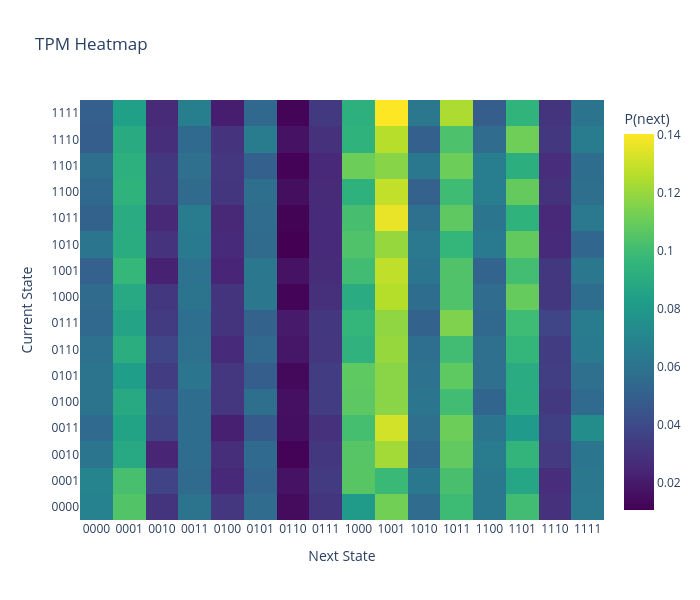
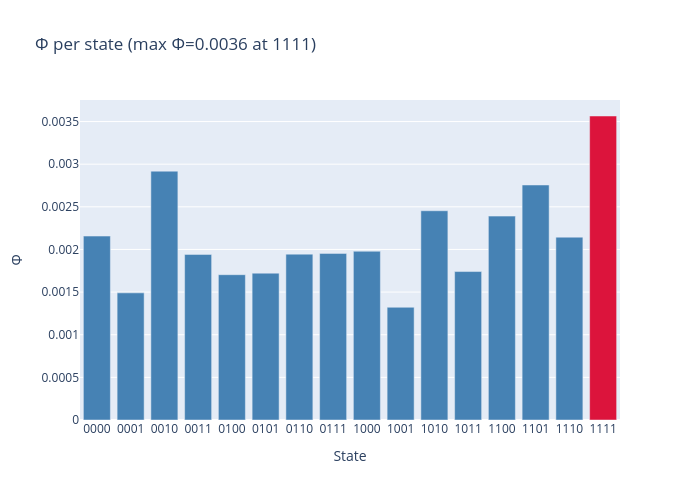

Here is the notebook cell these charts were saved with, in order:
### Code cell
# ------------------------------------------------------------
# Vanilla RNN Hidden Layer Monte Carlo TPM + Φ Calculation (4 units)
# ------------------------------------------------------------

import torch
import torch.nn as nn
from torch.utils.data import DataLoader, TensorDataset
import numpy as np
import itertools
import pyphi
import pandas as pd
import plotly.graph_objects as go
import math

# ---------------------------- Device -------------------------
device = torch.device("cpu")

# ---------------------------- Data ---------------------------
def generate_parity_data(n_samples=2000):
    X = np.random.randint(0, 2, (n_samples, 2))
    y = np.sum(X, axis=1) % 2
    return X.astype(np.float32), y.astype(np.float32)

X, y = generate_parity_data(2000)
X_train, y_train = X[:1600], y[:1600]
train_loader = DataLoader(TensorDataset(torch.tensor(X_train), torch.tensor(y_train)), batch_size=64, shuffle=True)

# ---------------------------- RNN Model ----------------------
input_size = 2
hidden_size = 4

class RNNRegressor(nn.Module):
    def __init__(self, input_size=2, hidden_size=4):
        super().__init__()
        self.hidden_size = hidden_size
        self.rnn = nn.RNN(input_size, hidden_size, batch_first=True, nonlinearity='tanh')
        self.fc = nn.Linear(hidden_size, 1)

    def forward(self, x, h0=None):
        x = x.unsqueeze(1)  # (batch, seq=1, input_size)
        out, h = self.rnn(x, h0)
        out = self.fc(h.squeeze(0))
        return torch.sigmoid(out), h

model = RNNRegressor(input_size=input_size, hidden_size=hidden_size).to(device)
criterion = nn.BCELoss()
optimizer = torch.optim.Adam(model.parameters(), lr=0.01)

# ---------------------------- Train --------------------------
epochs = 40
for ep in range(1, epochs+1):
    model.train()
    total_loss = 0.0
    for xb, yb in train_loader:
        xb, yb = xb.to(device), yb.to(device)
        optimizer.zero_grad()
        pred, _ = model(xb)
        loss = criterion(pred.squeeze(), yb)
        loss.backward()
        optimizer.step()
        total_loss += loss.item() * xb.size(0)
    if ep % 10 == 0 or ep == 1:
        print(f"Epoch {ep}/{epochs} Avg Loss={total_loss / len(train_loader.dataset):.6f}")

print("Training complete.")

# ---------------------------- Monte Carlo TPM -----------------
n_nodes = hidden_size
states = list(itertools.product([0,1], repeat=n_nodes))
num_states = 2 ** n_nodes

mc_inputs_per_state = 800
mc_bernoulli_samples = 4
rng = np.random.RandomState(42)
tpm_counts = np.zeros((num_states, num_states), dtype=float)

with torch.no_grad():
    for i, h_state in enumerate(states):
        h_vec = np.array(h_state, dtype=np.float32)
        h0 = torch.tensor(h_vec).unsqueeze(0).unsqueeze(0).to(device)
        for _ in range(mc_inputs_per_state):
            inp = rng.randint(0,2,size=(input_size,)).astype(np.float32)
            inp_tensor = torch.tensor(inp).unsqueeze(0).unsqueeze(0).to(device)
            _, h_next = model.rnn(inp_tensor, h0)
            probs = torch.sigmoid(h_next).squeeze(0).squeeze(0).cpu().numpy()
            for _ in range(mc_bernoulli_samples):
                sample = (rng.rand(n_nodes) < probs).astype(int)
                next_idx = int("".join(map(str, sample)), 2)
                tpm_counts[i, next_idx] += 1

# Convert counts → probabilities
epsilon = 1e-8
tpm_pyphi = (tpm_counts + epsilon)
tpm_pyphi = tpm_pyphi / tpm_pyphi.sum(axis=1, keepdims=True)

print("\nTPM built (shape):", tpm_pyphi.shape)

# ---------------------------- PyPhi Setup ----------------------
connectivity = np.ones((n_nodes, n_nodes), dtype=int)
pyphi.config.VALIDATE_SUBSYSTEM_STATES = False
pyphi.config.VALIDATE_CONDITIONAL_INDEPENDENCE = False

network = pyphi.Network(tpm_pyphi, connectivity)

# ---------------------------- Compute Φ ------------------------
def idx_to_state(idx, n=n_nodes):
    return np.array(list(np.binary_repr(idx, width=n))).astype(int)

phi_results = []
for i in range(num_states):
    state = idx_to_state(i)
    try:
        subsystem = pyphi.Subsystem(network, state, tuple(range(n_nodes)))
        phi_val = pyphi.compute.phi(subsystem)
        phi_results.append((tuple(state), float(phi_val)))
        print(f"Φ for state {state} = {phi_val:.6f}")
    except Exception as e:
        print(f"⚠️ Skipping state {state}: {type(e).__name__}: {e}")
        phi_results.append((tuple(state), np.nan))

# Maximum Φ
valid_results = [(s,v) for s,v in phi_results if not (isinstance(v,float) and np.isnan(v))]
if valid_results:
    max_state, max_phi = max(valid_results, key=lambda x: x[1])
    print("\nMost integrated state (max Φ):", max_state)
    print(f"Maximum Φ = {max_phi:.6f}")
    major_complex = pyphi.compute.major_complex(network, np.array(max_state))
    print(f"Major complex Φ = {major_complex.phi:.6f}")
    print("Nodes in major complex:", major_complex.subsystem.node_indices)
else:
    print("No valid Φ computed.")

# ---------------------------- Visualization --------------------
def get_state_labels(tpm):
    n_states = tpm.shape[0]
    n_nodes = int(round(math.log2(n_states)))
    return [format(i, f"0{n_nodes}b") for i in range(n_states)]

def phi_results_to_df(phi_results):
    rows = [[ "".join(str(int(x)) for x in s), phi ] for s, phi in phi_results]
    return pd.DataFrame(rows, columns=["state","phi"])

def plot_tpm_heatmap(tpm, title="TPM Heatmap"):
    state_labels = get_state_labels(tpm)
    hover = [[f"from {state_labels[i]} → {state_labels[j]}<br>P={float(p):.6f}"
              for j,p in enumerate(row)] for i,row in enumerate(tpm)]
    fig = go.Figure(data=go.Heatmap(
        z=tpm, x=state_labels, y=state_labels, text=hover, hoverinfo="text",
        colorscale="Viridis", colorbar=dict(title="P(next)")))
    fig.update_layout(title=title, xaxis_title="Next State", yaxis_title="Current State", height=600, width=700)
    return fig

def plot_phi(phi_df, title="Φ per state"):
    max_phi_row = phi_df.loc[phi_df["phi"].idxmax()]
    highlight_state = max_phi_row["state"]
    fig = go.Figure(data=[go.Bar(
        x=phi_df["state"], y=phi_df["phi"],
        marker=dict(color=[ 'crimson' if s==highlight_state else 'steelblue' for s in phi_df["state"]]),
        hovertemplate="State=%{x}<br>Φ=%{y:.6f}<extra></extra>"
    )])
    fig.update_layout(title=f"{title} (max Φ={max_phi_row['phi']:.4f} at {highlight_state})",
                      xaxis_title="State", yaxis_title="Φ", height=500, width=700)
    return fig

# Convert φ results to DataFrame
phi_df = phi_results_to_df(phi_results)

# Plot TPM heatmap
fig_tpm = plot_tpm_heatmap(tpm_pyphi)
fig_tpm.show()

# Plot Φ per state
fig_phi = plot_phi(phi_df)
fig_phi.show()

### Figure 1 — Plotly figure (JSON) as saved in the notebook; plotly's stock layout.template omitted (floating-point values rounded to 4 significant figures; data arrays with more than 128 entries replaced by an {"elided": "..."} marker saying what was removed)
{"data": [{"colorbar": {"title": {"text": "P(next)"}}, "colorscale": [[0, "#440154"], [0.1111, "#482878"], [0.2222, "#3e4989"], [0.3333, "#31688e"], [0.4444, "#26828e"], [0.5556, "#1f9e89"], [0.6667, "#35b779"], [0.7778, "#6ece58"], [0.8889, "#b5de2b"], [1, "#fde725"]], "hoverinfo": "text", "text": {"elided": "16x16 str values"}, "type": "heatmap", "x": ["0000", "0001", "0010", "0011", "0100", "0101", "0110", "0111", "1000", "1001", "1010", "1011", "1100", "1101", "1110", "1111"], "y": ["0000", "0001", "0010", "0011", "0100", "0101", "0110", "0111", "1000", "1001", "1010", "1011", "1100", "1101", "1110", "1111"], "z": {"elided": "16x16 float values"}}], "layout": {"height": 600, "title": {"text": "TPM Heatmap"}, "width": 700, "xaxis": {"title": {"text": "Next State"}}, "yaxis": {"title": {"text": "Current State"}}}}

### Figure 2 — Plotly figure (JSON) as saved in the notebook; plotly's stock layout.template omitted (floating-point values rounded to 4 significant figures)
{"data": [{"hovertemplate": "State=%{x}<br>Φ=%{y:.6f}<extra></extra>", "marker": {"color": ["steelblue", "steelblue", "steelblue", "steelblue", "steelblue", "steelblue", "steelblue", "steelblue", "steelblue", "steelblue", "steelblue", "steelblue", "steelblue", "steelblue", "steelblue", "crimson"]}, "type": "bar", "x": ["0000", "0001", "0010", "0011", "0100", "0101", "0110", "0111", "1000", "1001", "1010", "1011", "1100", "1101", "1110", "1111"], "y": [0.002157, 0.001491, 0.002918, 0.001942, 0.001704, 0.001722, 0.001945, 0.001954, 0.001979, 0.001322, 0.002454, 0.001741, 0.002391, 0.002756, 0.002144, 0.003565]}], "layout": {"height": 500, "title": {"text": "Φ per state (max Φ=0.0036 at 1111)"}, "width": 700, "xaxis": {"title": {"text": "State"}}, "yaxis": {"title": {"text": "Φ"}}}}
